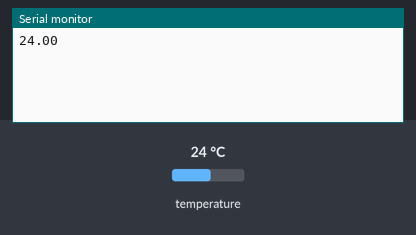
This sketch was run on a simulated Arduino Uno, built with avr-gcc and run on an emulated ATmega328P. On the bench: the last lines printed to the serial monitor. Wiring (inferred from the names in the program): DS18B20 sensor: data pin 2. Inputs (shaded band) come from the test bench; at power-on: temperature 24 °C.

Above: at 1.8 s.
1.9 s: temperature set to 12 °C
At 2.5 s:
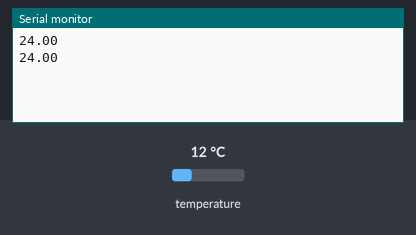
3.4 s: temperature set to 19 °C
At 4.5 s:
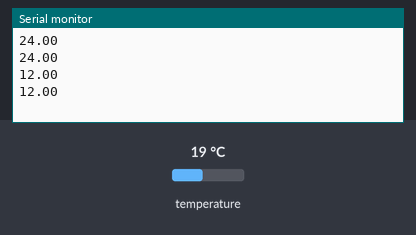
Timing chart, 0 to 6.4 s (numbered marks = the images above; inputs shaded):
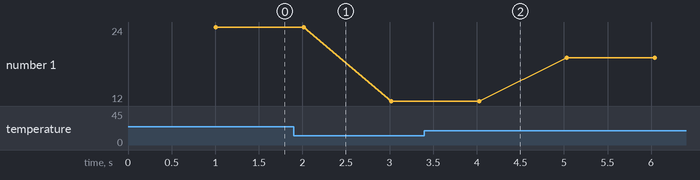

The sketch:

ds18b20.ino
```cpp
// работа с "минимальным" инструментом для ds18b20

#define DS_PIN 2  // пин датчика
#include "ds18b20minim.h"

void setup() {
  Serial.begin(9600);
  dallas_begin(DS_PIN); // инициализация
}
void loop() {
  dallas_requestTemp(DS_PIN); // запрос
  delay(1000);	// ~1 секунду занимает преобразование. Нет смысла опрашивать чаще!
  Serial.println(dallas_getTemp(DS_PIN)); // получаем температуру
}
```

ds18b20minim.h
```cpp
#ifndef ds18b20minim_h
#define ds18b20minim_h
void dallas_begin(uint8_t pin);			// "конструктор"
void dallas_requestTemp(uint8_t pin);	// запросить температуру
float dallas_getTemp(uint8_t pin);		// получить температуру

boolean oneWire_reset(byte pin);
void oneWire_write(uint8_t data, byte pin);
uint8_t oneWire_read(byte pin);

boolean oneWire_reset(byte pin) {
	pinMode(pin, 1);
	delayMicroseconds(640);
	pinMode(pin, 0);
	delayMicroseconds(2);
	for (int8_t c = 80; c; c--) {
		if (!digitalRead(pin)) {
			uint32_t tmr = micros();
			while (!digitalRead(pin)) {
				if (micros() - tmr > 200) return false;
			}
			return false;
		}
		delayMicroseconds(1);
	}
	return true;
}

void oneWire_write(uint8_t data, byte pin) {
	for (uint8_t p = 8; p; p--) {
		pinMode(pin, 1);
		if (data & 1) {
			delayMicroseconds(5);
			pinMode(pin, 0);
			delayMicroseconds(90);
		} else {
			delayMicroseconds(90);
			pinMode(pin, 0);
			delayMicroseconds(5);
		}
		data >>= 1;
	}
}

uint8_t oneWire_read(byte pin) {
	uint8_t data = 0;
	for (uint8_t p = 8; p; p--) {
		data >>= 1;
		pinMode(pin, 1);
		delayMicroseconds(2);
		pinMode(pin, 0);
		delayMicroseconds(8);
		bool dataBit = digitalRead(pin);
		delayMicroseconds(80);
		if (dataBit) data |= 0x80;
	}
	return data;
}

void dallas_begin(uint8_t pin) {
	pin = pin;
	pinMode(pin, INPUT);
	digitalWrite(pin, LOW);
}

void dallas_requestTemp(byte pin) {
	if (oneWire_reset(pin)) return;
	oneWire_write(0xCC, pin);
	oneWire_write(0x44, pin);
}

float dallas_getTemp(byte pin) {
	uint8_t data[2];
	if (oneWire_reset(pin)) return;
	oneWire_write(0xCC, pin);
	oneWire_write(0xBE, pin);
	data[0] = oneWire_read(pin);
	data[1] = oneWire_read(pin);
	return (float)((data[1] << 8) | data[0]) * 0.0625;
}
#endif
```

Measured:
- plotted number 1: 24 → 12 after the input at 1.9 s, 12 → 19 after the input at 3.4 s
